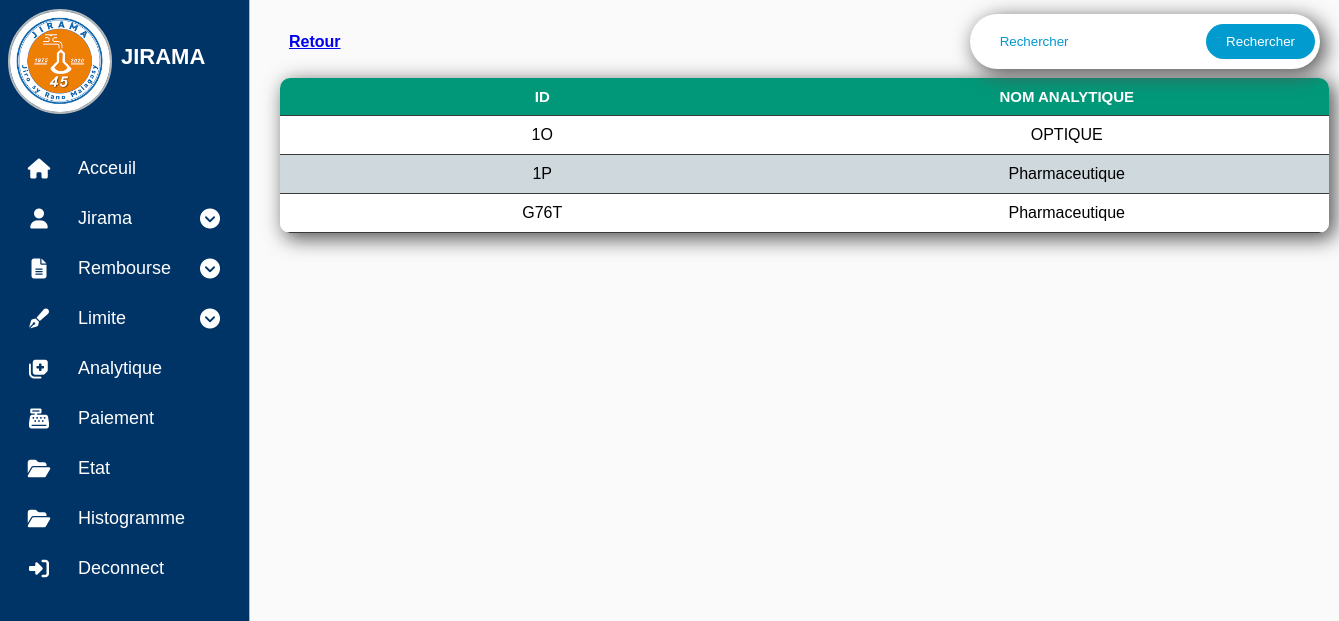
Page /PagerUser/AnalytiqueTableau.php on the committed database.
### tables this page shows
CREATE TABLE `analytique` (
  `id_analytique` varchar(20) NOT NULL,
  `nom_analytique` varchar(200) NOT NULL
);

### Config/serveur.php (called while the page is built, shortened)
<?php
class Db {
    function connexion() {
        try {
            $pdo = new PDO(self::DNS, self::USER, self::PASSWORD);
            $pdo->setAttribute(PDO::ATTR_ERRMODE, PDO::ERRMODE_EXCEPTION);
            return $pdo;
        } catch (PDOException $e) {
            echo "Échec de la connexion : " . $e->getMessage();
            return null;
        }
    }
}
?>

### Repository/AnalytiqueRepository.php (called while the page is built, shortened)
<?php
require_once("../Config/serveur.php");
class AnalytiqueRepository{
public function read_Analytique(){
  $db= new Db();
    $h=$db->connexion()->query("SELECT * FROM analytique  ");
    $af = array();
    foreach($h->fetchAll(PDO::FETCH_ASSOC) as $key){
        $af[]= array($key["id_analytique"],$key["nom_analytique"]);
    }
return $af;
}
}
?>

### PagerUser/AnalytiqueTableau.php (the view, shortened to what this page needs)
<!DOCTYPE html>
<html lang="en">
<head>
    <link rel="stylesheet" href="https://cdnjs.cloudflare.com/ajax/libs/font-awesome/6.6.0/css/all.min.css" />
    <link rel="stylesheet" href="../Css/Anlytique/style.css">
    <link rel="stylesheet" href="../Css/Anlytique/modalAdd.css">
</head>
<body>
<?php
require("Nav.php");
?>
    <main>
    <div class="table">
    <div class="table_header">
    <h4><a href="Analytique.php">Retour</a></h4>
        <div class="meta">
            <form action="AnalytiqueTableau.php" method="post">
                <input type="text" name="rech" id="rech" placeholder="Rechercher">
                <input type="submit" id="btn_new" name="recherche" class="add_new" value="Rechercher">
            </form>
        </div>
    </div>
    <div class="table_section" >
        <table>
            <thead>
                <tr>
                <th>Id</th>
                <th>Nom Analytique</th>
                </tr>
            </thead>
            <tbody>
                <?php
                require("../Repository/AnalytiqueRepository.php");
                $tab = new AnalytiqueRepository();
                $resultat = $tab->read_Analytique();
                if(isset($_POST['recherche'])){
                    $s = new Analytique();
                    $s->setId_analytique($_POST['rech']);
                    $resultat = $tab->search_Analytique($s);
                    }
                    else{
                    $resultat =$tab->read_Analytique();
                    }
                    foreach ($resultat as $r) {
                        ?>
                        <tr >
                        <td><?= $r[0] ?></td>
                        <td><?= $r[1] ?></td>
                        </tr>
                        <?php
                   }
                ?>
            </tbody>
        </table>
    </div>
</div>
    </main>
</body>
</html>

### Css/Anlytique/style.css (style rules this page uses)
* { margin: 0; padding: 0; font-family: sans-serif ; }
body { min-height: 100vh; min-height: 100dvh; background-color: #FAFAFA;; color: black; display: grid; grid-template-columns: auto 1fr ; }
main { padding: min(30px, 7%); margin-left: 250px; padding-top: 5px; }

### Css/Anlytique/modalAdd.css (style rules this page uses)
.table_header { display: flex; justify-content: space-between; align-items: center; padding: 9px; border-radius: 5px; }
.table .table_header .meta { background: #fff; box-shadow: 5px 5px 20px 1px rgb(85, 85, 85); padding: 10px 5px; border-radius: 30px; }
.add_new { padding: 10px 20px; color: #fff; background-color: #029Bcf; }
#btn_new { outline: none; border: none; border-radius: 30px; cursor: pointer; }
#rech { padding: 10px 20px; margin: 0 5px ; outline: none; border: none; border-radius: 6px; color: #029Bcf; }
.table { width: 1049px; margin-bottom: 40px; }
.table_section { overflow: auto; border-radius: 10px; background: #fff; box-shadow: 5px 5px 20px 1px rgb(85, 85, 85); }
table { width: 100%; table-layout: fixed; border-collapse: collapse; }
thead th { top: 0; background-color: #009879; color: #fff; font-size: 15px; text-transform: uppercase; }
tbody tr { background-color: #fff; color: #000000; cursor: pointer; }
th,td { border-bottom: 1px solid #3a3a3a; padding: 10px 20px; word-break: break-all; text-align: center; }
tbody tr:nth-child(even) { background-color: #cfd8dc; }
::placeholder { color: #0298cf; }

### rows in the picture
analytique: id_analytique "1O", nom_analytique "OPTIQUE"
analytique: id_analytique "1P", nom_analytique "Pharmaceutique"
analytique: id_analytique "G76T", nom_analytique "Pharmaceutique"
